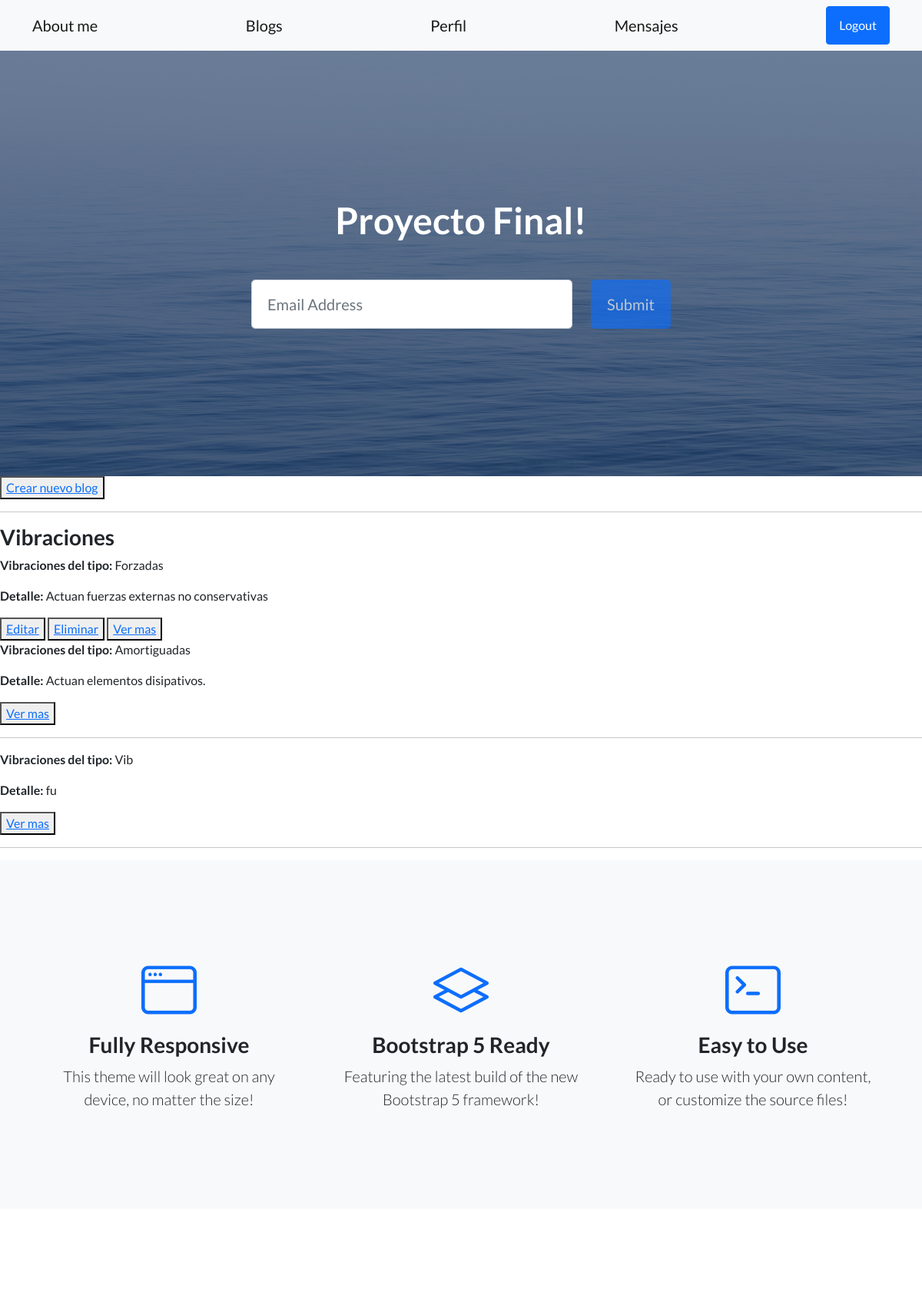
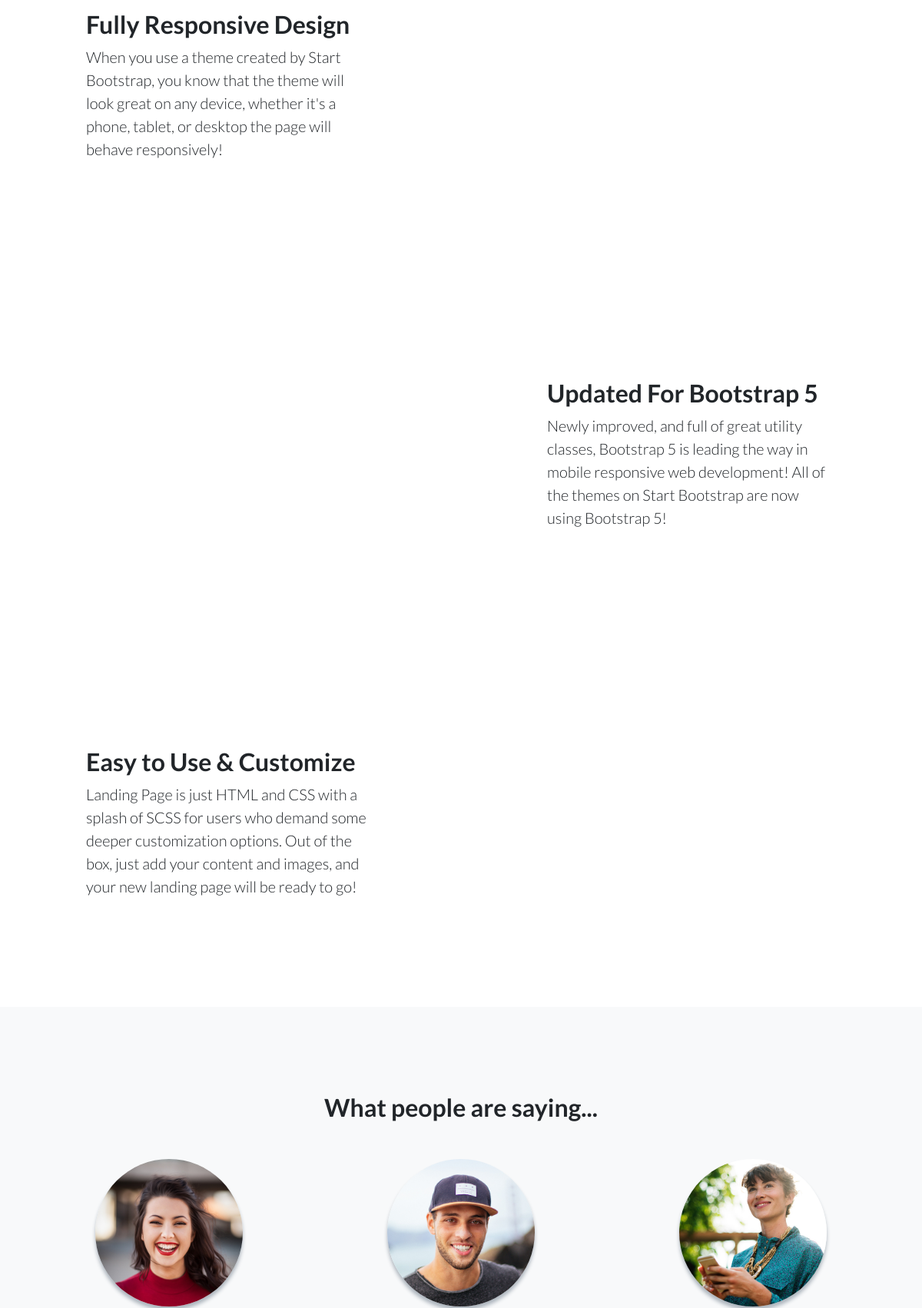
The page /AppProyectoFinal/leerBlog/ (signed in, upper part) on the database its author committed (2 pictures, top to bottom).
### AppProyectoFinal/models.py (models this page shows, shortened)
class BlogsModel(models.Model):
    nombre=models.CharField(max_length=40)
    detalle=models.CharField(max_length=40)
    descripcion=models.TextField()
    imagen = models.ImageField(upload_to="avatares", null=True, blank=True)
    usuario=models.ForeignKey(User,on_delete=models.CASCADE)
    fecha=models.DateField(auto_now_add=True)
    class Meta:
        db_table="Blogs"

### AppProyectoFinal/views.py (the view)
# urls.py: path('leerBlog/',leer_blogs,name='LeerBlog'),
def leer_blogs(request):
    filtro=BlogsModel.objects.all()
    us=request.user
    context={
        "us":us,
        "filtro":filtro,
        }
    return render(request,"AppProyectoFinal/blogs.html",context)

### templates/AppProyectoFinal/blogs.html
{% extends "base.html" %}
{% load static %}
{% block contenido_variable %}
<button><a href="{% url 'CrearBlog' %}">Crear nuevo blog</a></button>
<br><hr>
<h3>Vibraciones</h3>
{% if filtro %}
{% for f in filtro %}
<p><b>Vibraciones  del tipo: </b>{{f.nombre}}</p>
<p><b>Detalle: </b>{{f.detalle}}</p>
{% if user.is_authenticated %}
{% if user == f.usuario %}
<button><a href="{% url 'EditarBlog' f.id %}">Editar</a></button>
<button><a href="{% url 'EliminarBlog' f.id %}">Eliminar</a></button>
<button><a href="{% url 'VerMas' f.id %}">Ver mas</a></button>
{% else %}
<button><a href="{% url 'VerMas' f.id %}">Ver mas</a></button>
<br><hr>
{% endif %}
{% else %}
<p>Debe iniciar sesion para poder acceder de forma completa a los blogs </p>
{% endif %}
{% endfor %}
{% else %}
<h4>No hay informacion</h4>
{% endif %}
{% endblock %}

### rows shown on the page
BlogsModel: nombre "Forzadas", detalle "Actuan fuerzas externas no conservativas", shows "Editar"
BlogsModel: nombre "Amortiguadas", detalle "Actuan elementos disipativos.", shows "Ver mas"
BlogsModel: nombre "Vib", detalle "fu", shows "Ver mas"
